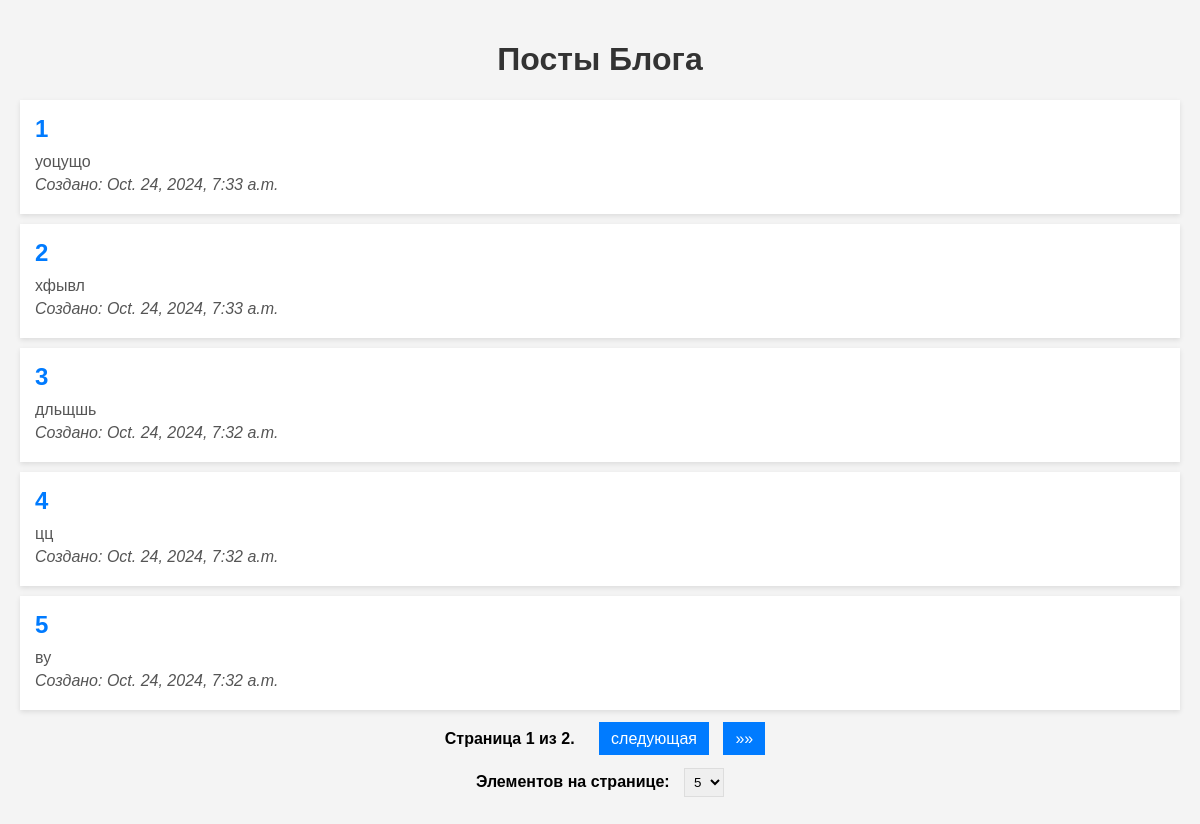
The page / on the database its author committed.
### blog/models.py (models this page shows, shortened)
class Post(models.Model):
    title = models.CharField(max_length=200)
    content = models.TextField()
    created_at = models.DateTimeField(auto_now_add=True)

### blog/views.py (the view)
# urls.py: path('', post_list, name='post_list'),
def post_list(request):
    posts = Post.objects.all().order_by('-created_at')
    page_size = request.GET.get('page_size', 5)
    paginator = Paginator(posts, page_size)
    page_number = request.GET.get('page')
    page_obj = paginator.get_page(page_number)
    return render(request, 'blog/post_list.html', {'page_obj': page_obj})

### templates/blog/post_list.html (shortened to what this page needs)
<!DOCTYPE html>
<html lang="ru">
<head>
</head>
<body>
<div class="lang ru active">
    <h1>Посты Блога</h1>
    <ul>
        {% for post in page_obj %}
        <li>
            <h2>{{ post.title }}</h2>
            <p>{{ post.content }}</p>
            <p><em>Создано: {{ post.created_at }}</em></p>
        </li>
        {% empty %}
        <li>Нет доступных постов.</li>
        {% endfor %}
    </ul>
    <div class="pagination">
    <span class="step-links">
        <span class="current">
            Страница {{ page_obj.number }} из {{ page_obj.paginator.num_pages }}.
        </span>
        {% if page_obj.has_next %}
            <a href="?page={{ page_obj.next_page_number }}&lang=ru&page_size={{ page_obj.paginator.per_page }}">следующая</a>
            <a href="?page={{ page_obj.paginator.num_pages }}&lang=ru&page_size={{ page_obj.paginator.per_page }}">&raquo;&raquo;</a>
        {% endif %}
    </span>
</div>
    <form method="GET">
        <label for="page_size">Элементов на странице:</label>
        <select name="page_size" id="page_size" onchange="this.form.submit()">
            <option value="5" {% if page_obj.paginator.per_page == 5 %}selected{% endif %}>5</option>
        </select>
    </form>
</div>
</body>
</html>

### templates/blog/post_list.html (style rules this page uses)
body { font-family: Arial, sans-serif; margin: 0; padding: 20px; background-color: #f4f4f4; }
h1 { text-align: center; color: #333; }
ul { list-style-type: none; padding: 0; }
li { background: #fff; margin: 10px 0; padding: 15px; box-shadow: 0 2px 5px rgba(0, 0, 0, 0.1); }
h2 { margin: 0 0 10px 0; color: #007BFF; }
p { margin: 5px 0; color: #555; }
.pagination { margin: 20px 0; text-align: center; }
.step-links a { margin: 0 5px; text-decoration: none; padding: 8px 12px; background: #007BFF; color: white; transition: background 0.3s; }
.current { margin: 0 15px; font-weight: bold; }
form { margin: 20px 0; text-align: center; }
label { margin-right: 10px; font-weight: bold; }
select { padding: 5px; border: 1px solid #ddd; }

### rows shown on the page
Post: title "1", content "уоцущо", created_at "Oct. 24, 2024, 7:33 a.m."
Post: title "2", content "хфывл", created_at "Oct. 24, 2024, 7:33 a.m."
Post: title "3", content "дльщшь", created_at "Oct. 24, 2024, 7:32 a.m."
Post: title "4", content "цц", created_at "Oct. 24, 2024, 7:32 a.m."
Post: title "5", content "ву", created_at "Oct. 24, 2024, 7:32 a.m."

### other values the page prints
{{ page_obj.number }} "1"
{{ page_obj.paginator.num_pages }} "2"
